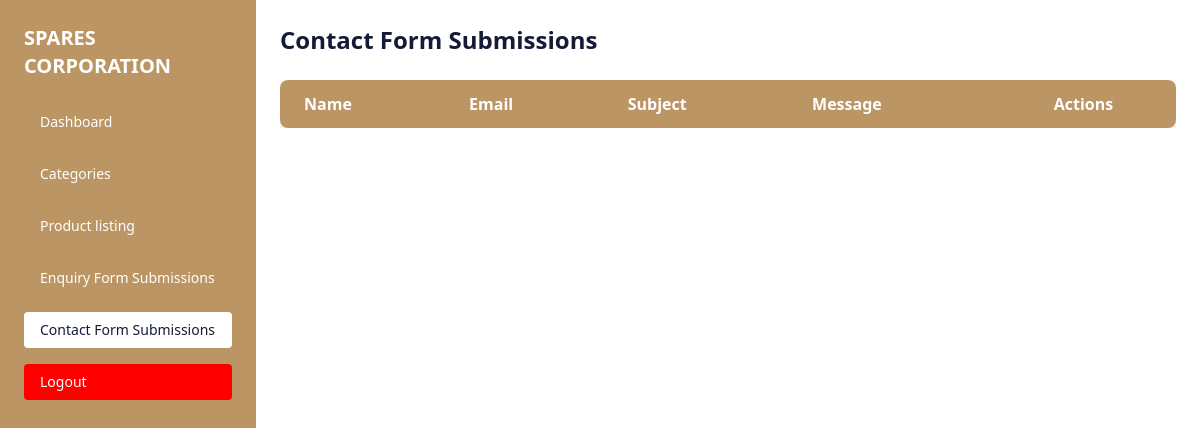
Page /admin_contact (signed in) on the earlier database version.
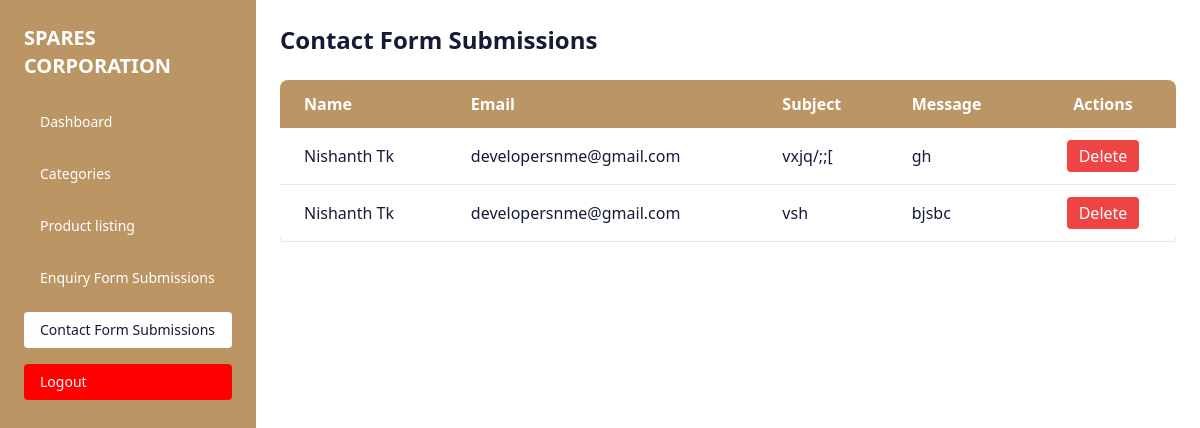
Same page on the later database version.
### furnitureapp/models.py (models this page shows, shortened)
class Contact(models.Model):
    name = models.CharField(max_length=100)
    email = models.CharField(max_length=100)
    subject = models.CharField(max_length=100)
    message = models.TextField(max_length=1000)  # Use TextField for longer messages

### furnitureapp/views.py (the view)
# urls.py: path('admin_contact', views.admin_contact, name="admin_contact"),
@never_cache
@require_http_methods(["GET", "POST"])
def admin_contact(request):
    if not request.session.get('user_id'):
        return redirect('login')
    if request.method == "POST":
        contact_id = request.POST.get("contact_id")
        if contact_id:
            contact = get_object_or_404(Contact, id=contact_id)
            contact.delete()
            return redirect('admin_contact')  # Replace with your URL name
    contacts = Contact.objects.all()
    return render(request, 'admin_contact.html', {'contacts': contacts})

### furnitureapp/context_processors.py (called while the page is built)
def category_menu(request):
    selected_category = request.GET.get("category", "")
    categories = Category.objects.all()
    return {
        "categories": categories,
        "selected_category": selected_category
    }

### furnitureapp/templates/admin_contact.html (shortened to what this page needs)
<!DOCTYPE html>
<html lang="en">
<head>
  <script src="https://cdn.tailwindcss.com"></script>
</head>
<body class="bg-white text-[#151a37] font-sans">
  <div class="flex min-h-screen">
<div id="sidebar" class="fixed top-0 left-0 h-full w-64 bg-[#bc9565] text-white p-6 z-50 transform -translate-x-full md:translate-x-0 transition-transform duration-300 ease-in-out">
  <div class="flex items-center justify-between mb-6">
    <div class="w-full flex justify-center">
      <a href="{% url 'index' %}" id="brand" class="transition-all block">
      <h1 class="mt-2 text-lg md:text-xl md:mt-0 uppercase font-bold text-white">Spares Corporation</h1>
    </a>
    </div>
  </div>
  <nav>
    <ul class="space-y-4 text-sm">
      <li>
        <a href="{% url 'dashboard' %}" class="block py-2 px-4 rounded hover:bg-white hover:text-[#151a37]">Dashboard</a>
      </li>
      <li>
            <a href="{% url 'category' %}"
              class="block py-2 px-4 rounded hover:bg-white hover:text-[#151a37]">Categories</a>
          </li>
      <li>
        <a href="{% url 'listing' %}" class="block py-2 px-4 rounded hover:bg-white hover:text-[#151a37]">Product listing</a>
      </li>
      <li>
        <a href="{% url 'admin_enquiry' %}" class="block py-2 px-4 rounded hover:bg-white hover:text-[#151a37]">Enquiry Form Submissions</a>
      </li>
      <li>
        <a href="{% url 'admin_contact' %}" class="block py-2 px-4 rounded bg-white text-[#151a37]">Contact Form Submissions</a>
      </li>
      <li>
        <a href="{% url 'logout' %}" class="block py-2 px-4 rounded bg-[red] text-white">Logout</a>
      </li>
    </ul>
  </nav>
</div>
 <div class="flex-1 ml-0 md:ml-64 p-6">
      <h2 class="text-2xl font-semibold mb-6">Contact Form Submissions</h2>
      <div class="overflow-x-auto">
        <table class="min-w-full bg-white shadow-md rounded-lg overflow-hidden">
          <thead class="bg-[#bc9565] text-white">
            <tr>
              <th class="py-3 px-6 text-left">Name</th>
              <th class="py-3 px-6 text-left">Email</th>
              <th class="py-3 px-6 text-left">Subject</th>
              <th class="py-3 px-6 text-left">Message</th>
              <th class="py-3 px-6 text-center">Actions</th>
            </tr>
          </thead>
          <tbody id="contactTableBody">
  {% for contact in contacts %}
  <tr class="border-b" data-contact-id="{{ contact.id }}">
    <td class="py-3 px-6">{{ contact.name }}</td>
    <td class="py-3 px-6">{{ contact.email }}</td>
    <td class="py-3 px-6">{{ contact.subject }}</td>
    <td class="py-3 px-6">{{ contact.message }}</td>
    <td class="py-3 px-6 text-center">
      <form method="POST" onsubmit="return confirm('Are you sure you want to delete this submission?');" style="display:inline;">
        <button type="submit" class="bg-red-500 text-white px-3 py-1 rounded hover:bg-red-600">Delete</button>
      </form>
    </td>
  </tr>
  {% endfor %}
</tbody>
        </table>
      </div>
    </div>
  </div>
</body>
</html>

Differences in the rows shown:
added Contact: name "Nishanth Tk", email "developersnme@gmail.com", subject "vxjq/;;[", message "gh"
added Contact: name "Nishanth Tk", email "developersnme@gmail.com", subject "vsh", message "bjsbc"
